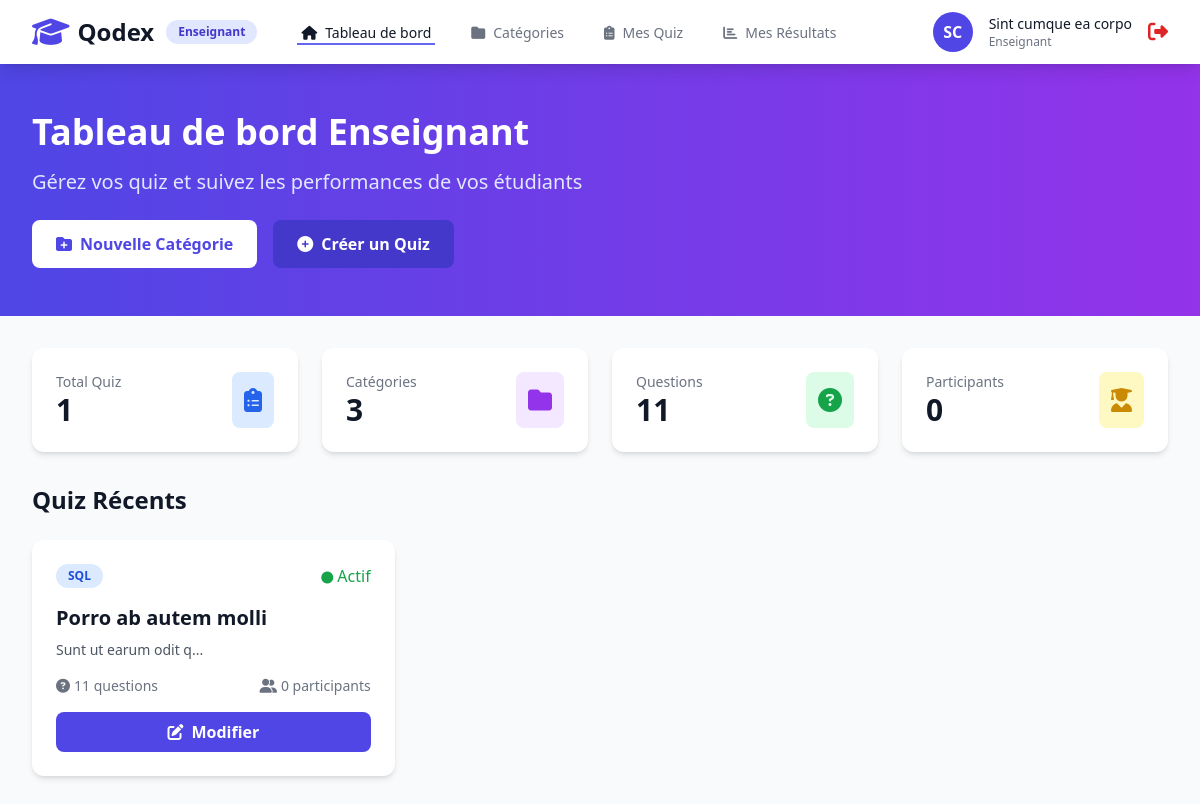
The app's page /pages/teacher/dashboard.php (signed in) with its own data.
### tables this page shows
CREATE TABLE `quiz` (
  `id` int NOT NULL,
  `titre` varchar(200) NOT NULL,
  `description` text,
  `categorie_id` int NOT NULL,
  `enseignant_id` int NOT NULL,
  `is_active` tinyint(1) DEFAULT '1',
  `created_at` timestamp NULL DEFAULT CURRENT_TIMESTAMP,
  `updated_at` timestamp NULL DEFAULT CURRENT_TIMESTAMP ON UPDATE CURRENT_TIMESTAMP
);

CREATE TABLE `categories` (
  `id` int NOT NULL,
  `nom` varchar(100) NOT NULL,
  `description` text,
  `created_by` int NOT NULL,
  `created_at` timestamp NULL DEFAULT CURRENT_TIMESTAMP,
  `updated_at` timestamp NULL DEFAULT CURRENT_TIMESTAMP ON UPDATE CURRENT_TIMESTAMP
);

### classes/Database.php (called while the page is built, shortened)
<?php
class Database {
    private static $instance = null;
    private $connection;
    private function __construct() {
        try {
            $dsn = "mysql:host=" . DB_HOST . ";dbname=" . DB_NAME . ";charset=" . DB_CHARSET;
            $options = [
                PDO::ATTR_ERRMODE => PDO::ERRMODE_EXCEPTION,
                PDO::ATTR_DEFAULT_FETCH_MODE => PDO::FETCH_ASSOC,
                PDO::ATTR_EMULATE_PREPARES => false,
            ];
            $this->connection = new PDO($dsn, DB_USER, DB_PASS, $options);
        } catch (PDOException $e) {
            die("Erreur de connexion : " . $e->getMessage());
        }
    }
    public static function getInstance() {
        if (self::$instance === null) {
            self::$instance = new self();
        }
        return self::$instance;
    }
    public function query($sql, $params = []) {
        $stmt = $this->connection->prepare($sql);
        $stmt->execute($params);
        return $stmt;
    }
}

### classes/teacher_classes/Quiz.php (called while the page is built, shortened)
<?php
class Quiz {
    private $db;
    public function __construct() {
        $this->db = Database::getInstance();
    }
    public function getAllByTeacher($teacherId) {
        $sql = "SELECT q.*, c.nom as categorie_nom,
                       COUNT(DISTINCT qu.id) as questions_count,
                       COUNT(DISTINCT r.id) as participants_count
                FROM quiz q
                LEFT JOIN categories c ON q.categorie_id = c.id
                LEFT JOIN questions qu ON q.id = qu.quiz_id
                LEFT JOIN results r ON q.id = r.quiz_id
                WHERE q.enseignant_id = ?
                GROUP BY q.id
                ORDER BY q.created_at DESC";
        $result = $this->db->query($sql, [$teacherId]);
        return $result->fetchAll();
    }
}

### classes/teacher_classes/Category.php (called while the page is built, shortened)
<?php
class Category {
    private $db;
    public function __construct() {
        $this->db = Database::getInstance();
    }
    public function getAllByTeacher($teacherId) {
        $sql = "SELECT c.*,
                       COUNT(DISTINCT q.id) as quiz_count
                FROM categories c
                LEFT JOIN quiz q ON c.id = q.categorie_id
                WHERE c.created_by = ?
                GROUP BY c.id
                ORDER BY c.created_at DESC";
        $result = $this->db->query($sql, [$teacherId]);
        return $result->fetchAll();
    }
}

### pages/teacher/dashboard.php (the view, shortened to what this page needs)
<?php
require_once '../../config/database.php';
require_once '../../classes/Database.php';
require_once '../../classes/teacher_classes/Category.php';
require_once '../../classes/teacher_classes/Quiz.php';
$teacherId = $_SESSION['user_id'];
$categoryObj = new Category();
$quizObj = new Quiz();
$categories = $categoryObj->getAllByTeacher($teacherId);
$quizzes = $quizObj->getAllByTeacher($teacherId);
$totalQuizzes = count($quizzes);
$totalCategories = count($categories);
$totalQuestions = 0;
foreach ($quizzes as $quiz) {
    $totalQuestions += $quiz['questions_count'];
}
$totalParticipants = 0;
foreach ($quizzes as $quiz) {
    $totalParticipants += $quiz['participants_count'];
}
?>
<?php include '../partials/header.php'; ?>
<?php include '../partials/nav_teacher.php'; ?>
<div class="pt-16">
    <div class="bg-gradient-to-r from-indigo-600 to-purple-600 text-white">
        <div class="max-w-7xl mx-auto px-4 sm:px-6 lg:px-8 py-12">
            <h1 class="text-4xl font-bold mb-4">Tableau de bord Enseignant</h1>
            <p class="text-xl text-indigo-100 mb-6">Gérez vos quiz et suivez les performances de vos étudiants</p>
            <div class="flex gap-4">
                <a href="categories.php" class="bg-white text-indigo-600 px-6 py-3 rounded-lg font-semibold hover:bg-indigo-50 transition">
                    <i class="fas fa-folder-plus mr-2"></i>Nouvelle Catégorie
                </a>
                <a href="quiz.php" class="bg-indigo-700 text-white px-6 py-3 rounded-lg font-semibold hover:bg-indigo-800 transition">
                    <i class="fas fa-plus-circle mr-2"></i>Créer un Quiz
                </a>
            </div>
        </div>
    </div>
    <div class="max-w-7xl mx-auto px-4 sm:px-6 lg:px-8 py-8">
        <div class="grid grid-cols-1 md:grid-cols-4 gap-6">
            <div class="bg-white rounded-xl shadow-md p-6">
                <div class="flex items-center justify-between">
                    <div>
                        <p class="text-gray-500 text-sm">Total Quiz</p>
                        <p class="text-3xl font-bold text-gray-900"><?= $totalQuizzes ?></p>
                    </div>
                    <div class="bg-blue-100 p-3 rounded-lg">
                        <i class="fas fa-clipboard-list text-blue-600 text-2xl"></i>
                    </div>
                </div>
            </div>
            <div class="bg-white rounded-xl shadow-md p-6">
                <div class="flex items-center justify-between">
                    <div>
                        <p class="text-gray-500 text-sm">Catégories</p>
                        <p class="text-3xl font-bold text-gray-900"><?= $totalCategories ?></p>
                    </div>
                    <div class="bg-purple-100 p-3 rounded-lg">
                        <i class="fas fa-folder text-purple-600 text-2xl"></i>
                    </div>
                </div>
            </div>
            <div class="bg-white rounded-xl shadow-md p-6">
                <div class="flex items-center justify-between">
                    <div>
                        <p class="text-gray-500 text-sm">Questions</p>
                        <p class="text-3xl font-bold text-gray-900"><?= $totalQuestions ?></p>
                    </div>
                    <div class="bg-green-100 p-3 rounded-lg">
                        <i class="fas fa-question-circle text-green-600 text-2xl"></i>
                    </div>
                </div>
            </div>
            <div class="bg-white rounded-xl shadow-md p-6">
                <div class="flex items-center justify-between">
                    <div>
                        <p class="text-gray-500 text-sm">Participants</p>
                        <p class="text-3xl font-bold text-gray-900"><?= $totalParticipants ?></p>
                    </div>
                    <div class="bg-yellow-100 p-3 rounded-lg">
                        <i class="fas fa-user-graduate text-yellow-600 text-2xl"></i>
                    </div>
                </div>
            </div>
        </div>
        <div class="mt-8">
            <h2 class="text-2xl font-bold text-gray-900 mb-6">Quiz Récents</h2>
            <?php if (empty($quizzes)): ?>
                <div class="bg-white rounded-xl shadow-md p-8 text-center">
                    <i class="fas fa-clipboard-list text-6xl text-gray-300 mb-4"></i>
                    <h3 class="text-xl font-bold text-gray-900 mb-2">Aucun quiz pour le moment</h3>
                    <p class="text-gray-600 mb-6">Créez votre premier quiz pour commencer</p>
                    <a href="quiz.php" class="inline-block bg-indigo-600 text-white px-6 py-3 rounded-lg font-semibold hover:bg-indigo-700 transition">
                        <i class="fas fa-plus-circle mr-2"></i>Créer un Quiz
                    </a>
                </div>
            <?php else: ?>
                <div class="grid grid-cols-1 md:grid-cols-2 lg:grid-cols-3 gap-6">
                    <?php foreach (array_slice($quizzes, 0, 6) as $quiz): ?>
                        <div class="bg-white rounded-xl shadow-md overflow-hidden">
                            <div class="p-6">
                                <div class="flex items-center justify-between mb-4">
                                    <span class="px-3 py-1 bg-blue-100 text-blue-700 text-xs font-semibold rounded-full">
                                        <?= htmlspecialchars($quiz['categorie_nom']) ?>
                                    </span>
                                    <?php if ($quiz['is_active']): ?>
                                        <span class="text-green-600"><i class="fas fa-circle text-xs"></i> Actif</span>
                                    <?php else: ?>
                                        <span class="text-gray-400"><i class="fas fa-circle text-xs"></i> Inactif</span>
                                    <?php endif; ?>
                                </div>
                                <h3 class="text-xl font-bold text-gray-900 mb-2"><?= htmlspecialchars($quiz['titre']) ?></h3>
                                <p class="text-gray-600 mb-4 text-sm"><?= htmlspecialchars(substr($quiz['description'], 0, 80)) ?>...</p>
                                <div class="flex items-center justify-between text-sm text-gray-500 mb-4">
                                    <span><i class="fas fa-question-circle mr-1"></i><?= $quiz['questions_count'] ?> questions</span>
                                    <span><i class="fas fa-user-friends mr-1"></i><?= $quiz['participants_count'] ?> participants</span>
                                </div>
                                <a href="quiz_edit.php?id=<?= $quiz['id'] ?>" class="block w-full text-center bg-indigo-600 text-white py-2 rounded-lg font-semibold hover:bg-indigo-700 transition">
                                    <i class="fas fa-edit mr-2"></i>Modifier
                                </a>
                            </div>
                        </div>
                    <?php endforeach; ?>
                </div>
            <?php endif; ?>
        </div>
    </div>
</div>
<?php include '../partials/footer.php'; ?>

### records on screen
quiz: categorie.nom "SQL", is_active 1 (drawn), titre "Porro ab autem molli", description "Sunt ut earum odit q", questions_count "11", participants_count "0"

### other values on screen
$initials "SC"
$userName "Sint cumque ea corpo"
$totalQuizzes "1"
$totalCategories "3"
$totalQuestions "11"
$totalParticipants "0"
